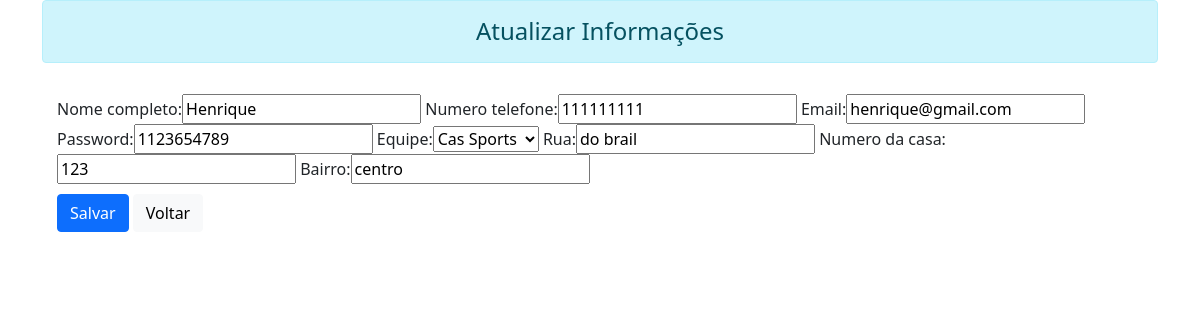
Screenshot of /atualizar/26 with the database file from the repository.
### my_app/models.py (models this page shows, shortened)
class User(models.Model):
    nome_completo = models.CharField(max_length=250, null=False, blank=False, unique=True)
    numero_telefone = models.CharField(max_length=11, null=False, blank=False)
    email = models.EmailField(max_length=250)
    password = models.CharField(max_length=15, null=False, blank=False)
    equipe = models.ForeignKey(Equipe, on_delete=models.CASCADE, blank=True, null=True, unique=True)
    rua = models.CharField(max_length=150, null=False, blank=False)
    numero_da_casa = models.CharField(max_length=15, null=True, blank=True,)
    bairro = models.CharField(max_length=150, null=False, blank=False,)

### my_app/views.py (the view)
# urls.py: path('atualizar/<int:id>', views.atualizar, name="atualizar"),
def atualizar(request, id):
    id_user = User.objects.get(pk=id)
    if request.method == 'POST':
        form = UserForm(request.POST, instance=id_user)
        if form.is_valid():
            form.save()
            return redirect('/')
    else:
        id_user = User.objects.get(pk=id)
    form = UserForm(instance=id_user)
    return render(request, 'html/atualizar.html', {'id_user': id_user, 'form': form})

### my_app/forms.py
class UserForm(forms.ModelForm):
    class Meta:
        model = User
        fields = '__all__'

### my_app/models.py (called while the page is built)
    def __str__(self):
        return self.nome_time

### my_app/templates/html/atualizar.html (shortened to what this page needs)
{% extends 'base.html' %}
{% load bootstrap %}
{%block content%}
<div class="container">
    <div class="row">
        <div class="col">
            <h4 class="text-center alert alert-info">Atualizar Informações</h4>
            <form method="post" class="post-form" id="formulario">{% csrf_token %}
                <div class="form-group">
                    {{form|bootstrap}}
                </div>
                <div id="btn_salvar">
                    <button type="submit" class="save btn btn-primary">Salvar</button>
                    <a href="{% url 'index'%}" class="btn btn-light">Voltar</a>
                </div>
            </form>
        </div>
    </div>
</div>
{%endblock content%}

### my_app/templates/html/atualizar.html (style rules this page uses)
#formulario { padding: 15px; }
#btn_salvar { margin-top: 10px; }

### rows the page displays
User: nome_completo "Henrique", numero_telefone "111111111", email "henrique@gmail.com", password "1123654789", equipe "Cas Sports", rua "do brail", numero_da_casa "123", bairro "centro"
